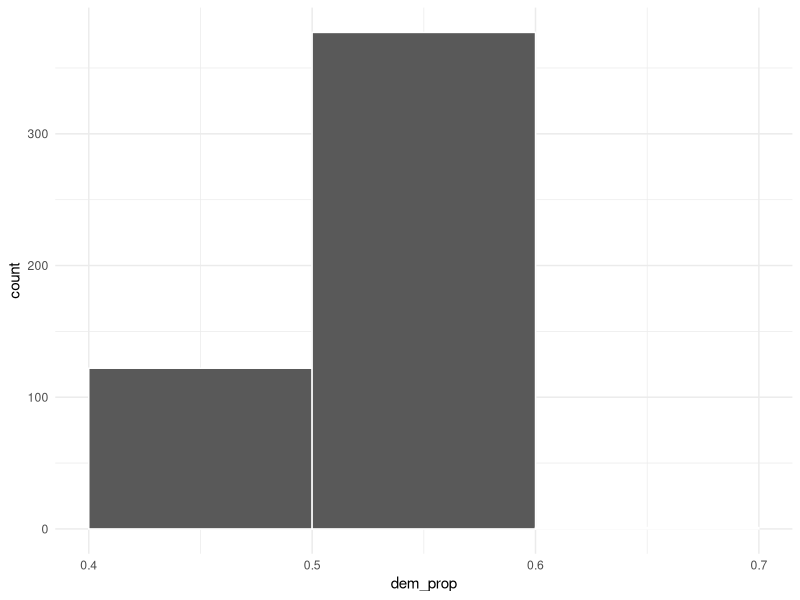
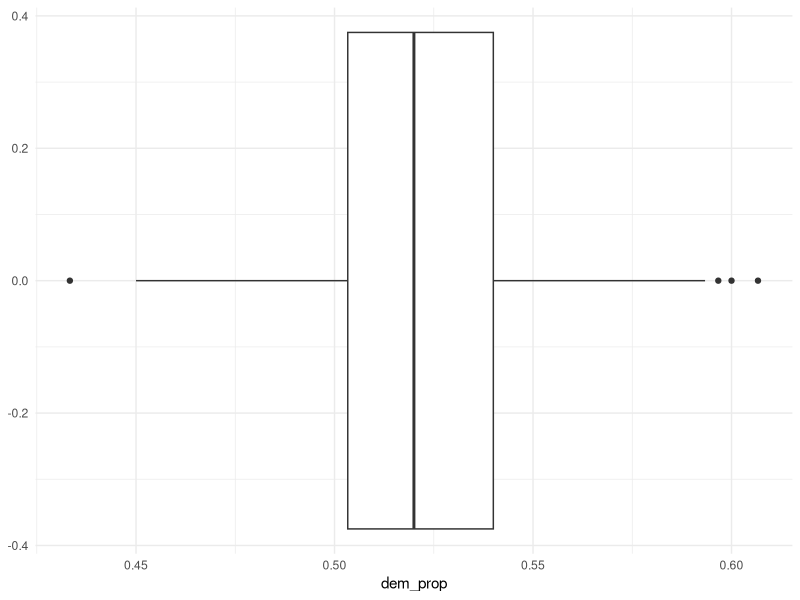
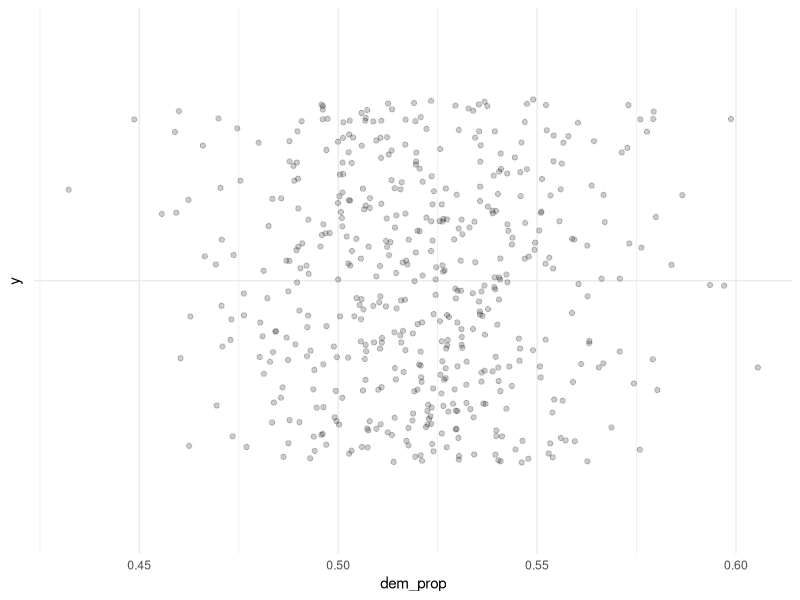
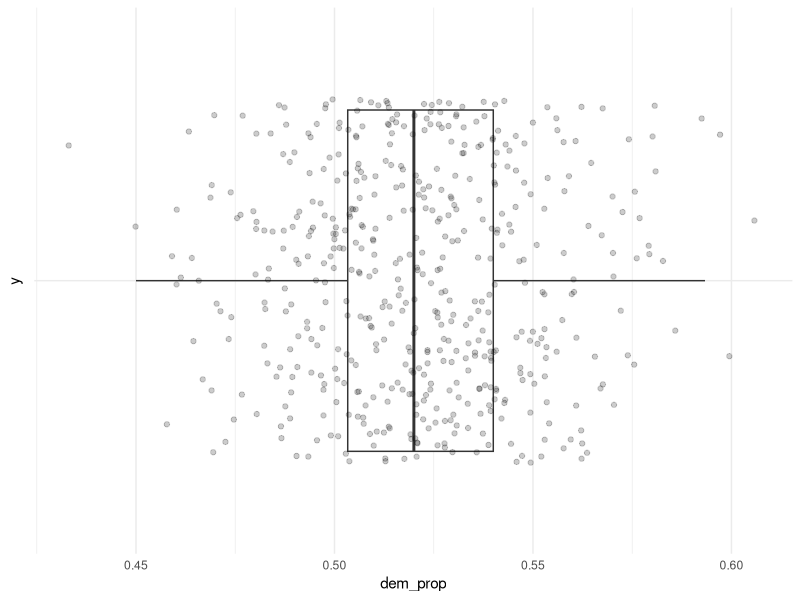

The R source for these figures, in order:
library(tidyverse)
library(ggplot2)

theme_set(theme_minimal())

# set up simulation
num_sims <- 500 # number of polls
poll_size <- 300 # number of people in each poll

# create skeleton to "accept" generated votes
sims <- tibble(sim_num = 1:num_sims) |> 
  uncount(poll_size) #uncount() duplicates rows
View(sims)
#inspect simulation "skeleton"
sims

# draw the samples
sims <- sims |> 
  mutate(vote = sample(c("Dem","Rep"),  #will sample from either Dem or Rep
         size = num_sims*poll_size,   #will generate 150,000 votes
         prob = c(0.52, 0.48),    # 0.52 prob dem, 0.48 prob rep
         replace = TRUE)) # need to put Dem and Rep back in the bag after you fish it out
         
# summarize the results
results <- sims |> 
  mutate(dem_vote = if_else(vote=="Dem", 1L, 0L)) |>  #assigning democrat the 1 integer
  group_by(sim_num) |> 
  summarize(dem_prop=mean(dem_vote))

# plot the results (univariate because only looking at one variable)
ggplot(results,
       aes(x = dem_prop)) +
  geom_histogram(color="white",
                 boundary = 0.5,
                 binwidth=0.1)


# how often does the poll predict the winner
results<-results |> 
  mutate(dem_win = if_else(dem_prop>0.5,1L,0L))
results |> 
  summarise(prop_correct=mean(dem_win))


# box plots
ggplot(results,
       aes(x = dem_prop))+
  geom_boxplot()

# strip plot
ggplot(results,
       aes(x = dem_prop,y = ""))+
  geom_jitter(alpha = 0.2) #alpha makes the points transparent
  
# doing jitter plot on top of box plot
ggplot(results,
       aes(x = dem_prop, y=""))+
  geom_boxplot(outlier.color=NA)+
  geom_jitter(alpha = 0.2)
  


